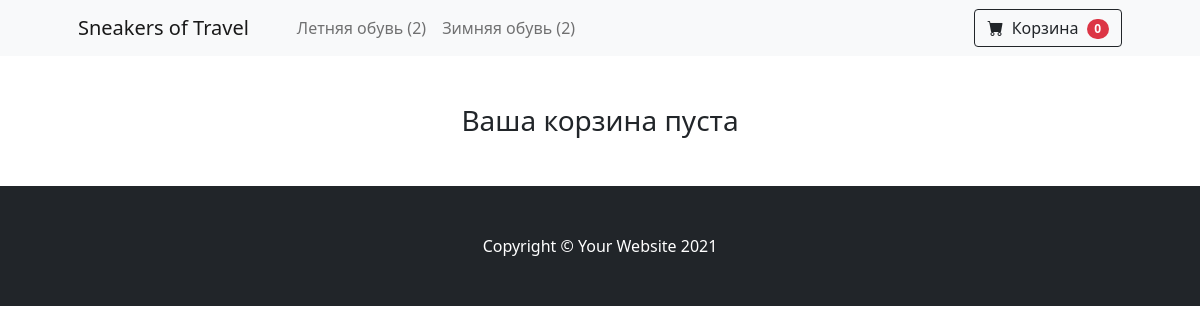
The app's page /cart/ (signed in) with its own data.
### mainapp/models.py (models this page shows, shortened)
class Category(models.Model):
    name = models.CharField(max_length=255, verbose_name='Имя категории')
    slug = models.SlugField(unique=True)
    objects = CategoryManager()
    def get_absolute_url(self):
        return reverse('category_detail', kwargs={'slug': self.slug})

class Cart(models.Model):
    owner = models.ForeignKey('Customer', null=True, verbose_name='Владелец', on_delete=models.CASCADE)
    products = models.ManyToManyField(CartProduct, blank=True, related_name='related_cart')
    total_products = models.PositiveIntegerField(default=0)
    final_price = models.DecimalField(max_digits=9, default=0, decimal_places=2, verbose_name='Общая цена')
    in_order = models.BooleanField(default=False)
    for_anonymous_user = models.BooleanField(default=False)

### mainapp/views.py (the view)
# urls.py: path('cart/', CartView.as_view(), name='cart'),
class CartView(CartMixin, View):
    def get(self, request, *args, **kwargs):
        categories = Category.objects.get_categories_for_left_sidebar()
        context = {
            'cart': self.cart,
            'categories': categories
        }
        return render(request, 'cart.html', context)

### mainapp/mixins.py (called while the page is built)
    def dispatch(self, request, *args, **kwargs):
        if request.user.is_authenticated:
            customer = Customer.objects.filter(user=request.user).first()   # search user
            if not customer:
                customer = Customer.objects.create(
                    user = request.user
                )
            cart = Cart.objects.filter(owner=customer, in_order=False).first()  # search cart
            if not cart:
                cart = Cart.objects.create(owner=customer)
        else:
            cart = Cart.objects.filter(for_anonymous_user=True).first()
            if not cart:
                cart = Cart.objects.filter(for_anonymous_user=True)
        self.cart = cart
        return super().dispatch(request, *args, **kwargs)

### mainapp/models.py (called while the page is built)
def get_models_for_count(*model_names):
    return [models.Count(model_name) for model_name in model_names]

    def get_queryset(self):
        return super().get_queryset()

    def get_categories_for_left_sidebar(self):
        models = get_models_for_count('winter', 'summer')
        qs = list(self.get_queryset().annotate(*models))
        data = [
            dict(name=c.name, url=c.get_absolute_url(), count=getattr(c, self.CATEGORY_NAME_COUNT_NAME[c.name]))
            for c in qs
        ]
        return data

### mainapp/templates/cart.html (shortened to what this page needs)
{% extends 'base.html' %}
{% block content %}
<h3 class="text-center mt-5 mb-5">Ваша корзина {% if not cart.products.count %}пуста{% endif %}</h3>
{% endblock content %}

### mainapp/templates/base.html (shortened to what this page needs)
<!DOCTYPE html>
<html lang="en">
<head>
    <link href="https://cdn.jsdelivr.net/npm/bootstrap-icons@1.5.0/font/bootstrap-icons.css" rel="stylesheet"/>
    <link href="https://cdn.jsdelivr.net/npm/bootstrap@5.1.3/dist/css/bootstrap.min.css" rel="stylesheet"
>
</head>
<body>
<nav class="navbar navbar-expand-lg navbar-light bg-light">
    <div class="container px-4 px-lg-5">
        <a class="navbar-brand" href="{% url 'base' %}">Sneakers of Travel</a>
        <div class="collapse navbar-collapse" id="navbarSupportedContent">
            <ul class="navbar-nav me-auto mb-2 mb-lg-0 ms-lg-4">
                {% for category in categories %}
                <li class="nav-item"><a class="nav-link" href="{{ category.url }}">{{ category.name }} ({{ category.count }})</a></li>
                {% endfor %}
            </ul>
            <form class="d-flex">
                    <a href="{% url 'cart' %}" class="btn btn-outline-dark">
                            <i class="bi-cart-fill me-1 dark"></i>
                                Корзина
                            <span class="badge bg-danger text-white ms-1 rounded-pill ">{{ cart.products.count }}</span>
                    </a>
            </form>
        </div>
    </div>
</nav>
{% block content %}{% endblock content %}
<footer class="py-5 bg-dark">
    <div class="container"><p class="m-0 text-center text-white">Copyright &copy; Your Website 2021</p></div>
</footer>
</body>
</html>

### records on screen
Category: name "Летняя обувь"
Category: name "Зимняя обувь"
Cart: products.count "0"

### other values on screen
{{ category.count }} "2" "2"
